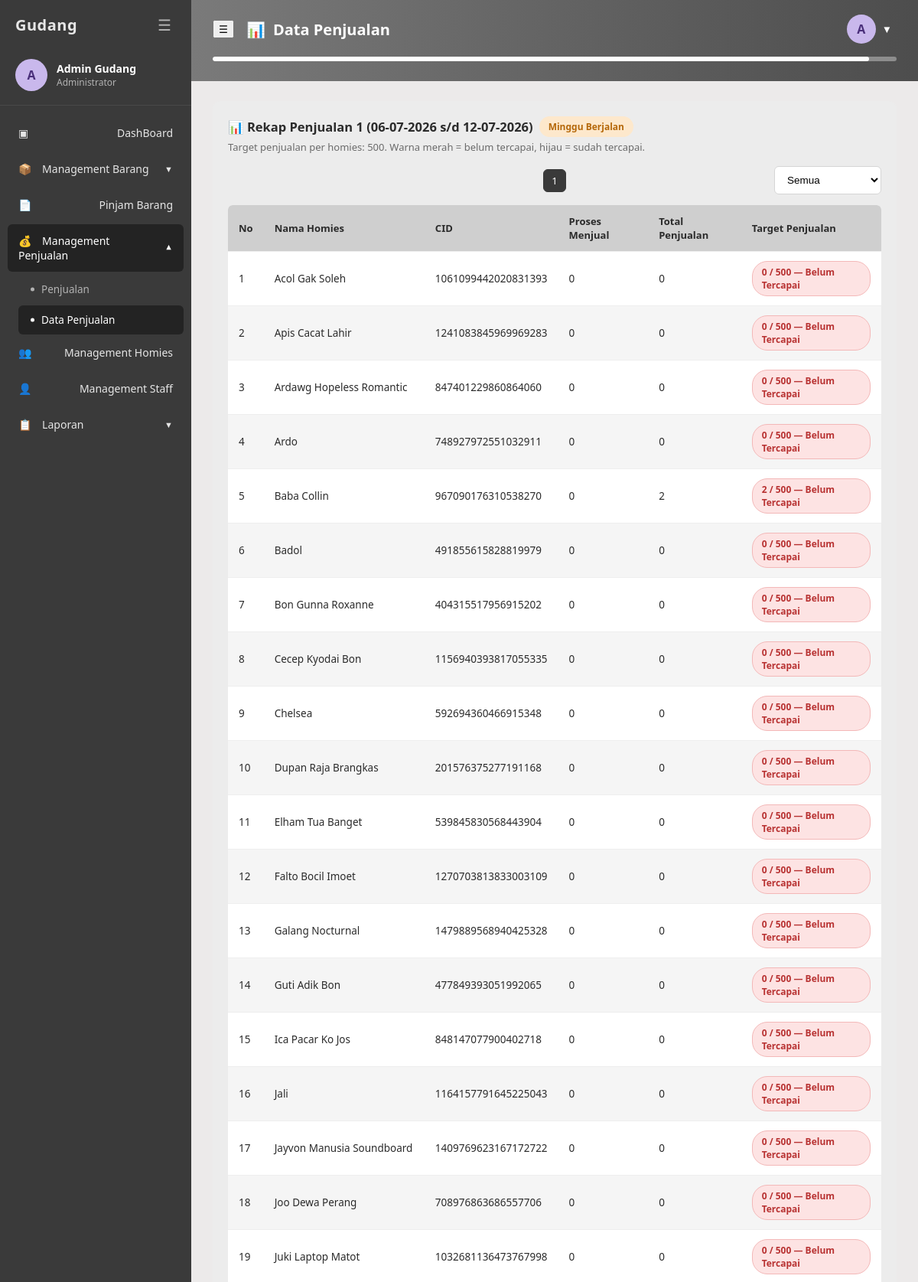
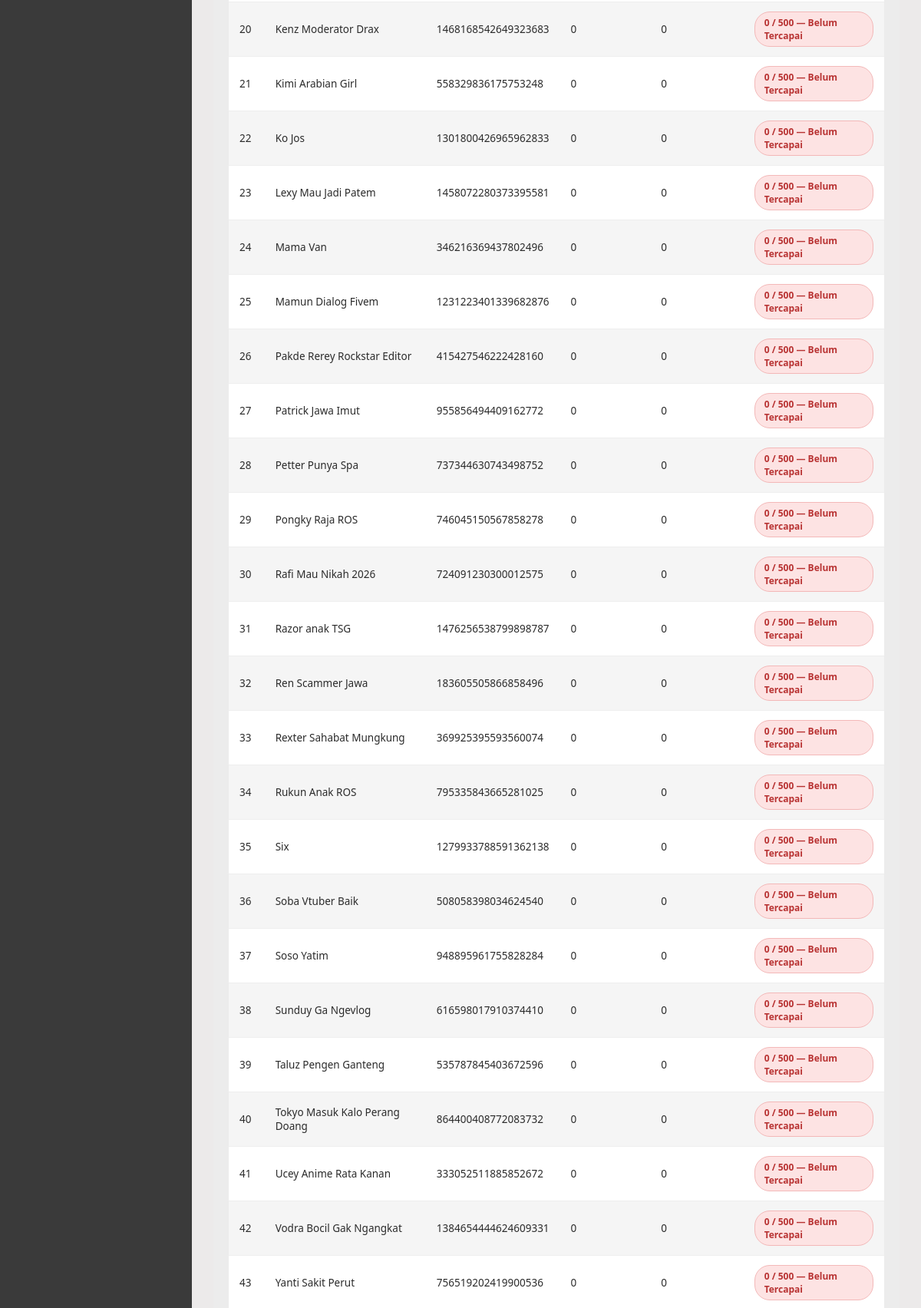
/penjualan/data_penjualan.php (signed in, upper part), run on the app's committed database (2 pictures, top to bottom).
### tables this page shows
CREATE TABLE `homies` (
  `id` int(11) NOT NULL,
  `nama` varchar(100) NOT NULL,
  `nomor_hp` varchar(20) DEFAULT NULL,
  `cid` varchar(50) NOT NULL,
  `created_at` timestamp NOT NULL DEFAULT CURRENT_TIMESTAMP
);

### includes/auth.php (called while the page is built, shortened)
<?php
function e($str) {
    return htmlspecialchars($str ?? '', ENT_QUOTES, 'UTF-8');
}

### penjualan/data_penjualan.php (the view, shortened to what this page needs)
<?php
require_once __DIR__ . '/../includes/auth.php';
$today = new DateTime();
$seninBerjalan = (clone $today)->modify('-' . (((int)$today->format('N')) - 1) . ' days')->format('Y-m-d');
$weekStarts = [$seninBerjalan => true];
$res = mysqli_query($conn, 'SELECT DISTINCT SUBDATE(tanggal_penjualan, WEEKDAY(tanggal_penjualan)) AS awal_minggu FROM penjualan');
while ($row = mysqli_fetch_assoc($res)) { $weekStarts[$row['awal_minggu']] = true; }
$weekStartList = array_keys($weekStarts);
rsort($weekStartList);
$mingguList = [];
foreach ($weekStartList as $i => $ws) {
    $mingguList[$i + 1] = [
        'start' => $ws,
        'end'   => (new DateTime($ws))->modify('+6 days')->format('Y-m-d'),
    ];
}
$mingguParam = (int)($_GET['minggu'] ?? 1);
$rangeTerpilih = $mingguList[$mingguParam];
$start = $rangeTerpilih['start'];
$end = $rangeTerpilih['end'];
$hariIni = date('Y-m-d');
$isCurrent = ($hariIni >= $start && $hariIni <= $end);
$homiesAll = [];
$res = mysqli_query($conn, 'SELECT id, nama, cid FROM homies ORDER BY nama ASC');
while ($row = mysqli_fetch_assoc($res)) { $homiesAll[] = $row; }
$proses = [];
$selesai = [];
$stmt2 = mysqli_prepare($conn, "SELECT id_homies, SUM(jumlah) AS total FROM penjualan
                                 WHERE status = 'Selesai' AND tanggal_penjualan BETWEEN ? AND ?
                                 GROUP BY id_homies");
mysqli_stmt_bind_param($stmt2, 'ss', $start, $end);
mysqli_stmt_execute($stmt2);
$r2 = mysqli_stmt_get_result($stmt2);
while ($row = mysqli_fetch_assoc($r2)) { $selesai[(int)$row['id_homies']] = (int)$row['total']; }
$rows = [];
foreach ($homiesAll as $h) {
    $total = $selesai[$h['id']] ?? 0;
    $rows[] = [
        'nama'     => $h['nama'],
        'cid'      => $h['cid'],
        'proses'   => $proses[$h['id']] ?? 0,
        'total'    => $total,
        'tercapai' => $total >= TARGET_PENJUALAN,
    ];
}
include __DIR__ . '/../includes/header.php';
?>
<div class="panel">
    <div class="panel-header">
        <div>
            <h3>&#128202; Rekap Penjualan <?= $mingguParam ?> (<?= e(date('d-m-Y', strtotime($start))) ?> s/d <?= e(date('d-m-Y', strtotime($end))) ?>)
                <?php if ($isCurrent): ?><span class="badge badge-pinjam">Minggu Berjalan</span><?php endif; ?>
            </h3>
            <p class="panel-desc">Target penjualan per homies: <?= TARGET_PENJUALAN ?>. Warna merah = belum tercapai, hijau = sudah tercapai.</p>
        </div>
    </div>
    <?php
    $totalMinggu = count($mingguList);
    $windowSize = 5;
    $winStart = max(1, $mingguParam - 2);
    $winEnd = min($totalMinggu, $winStart + $windowSize - 1);
    $winStart = max(1, $winEnd - $windowSize + 1);
    ?>
    <div class="pagination-toolbar">
        <div class="pagination">
            <?php for ($n = $winStart; $n <= $winEnd; $n++): ?>
                <?php $w = $mingguList[$n]; ?>
                <a href="?minggu=<?= $n ?>"
                   class="<?= $n === $mingguParam ? 'active' : '' ?>"
                   title="<?= e(date('d-m-Y', strtotime($w['start']))) ?> s/d <?= e(date('d-m-Y', strtotime($w['end']))) ?><?= $n === 1 ? ' (Berjalan)' : '' ?>">
                    <?= $n ?>
                </a>
            <?php endfor; ?>
        </div>
        <select id="filterStatus" class="select-sort">
            <option value="semua">Semua</option>
        </select>
    </div>
    <table class="data-table" id="dataPenjualanTable">
        <thead>
            <tr>
                <th>No</th>
                <th>Nama Homies</th>
                <th>CID</th>
                <th>Proses Menjual</th>
                <th>Total Penjualan</th>
                <th>Target Penjualan</th>
            </tr>
        </thead>
        <tbody>
            <?php if (empty($rows)): ?>
                <tr><td colspan="6" style="text-align:center; color:var(--text-muted);">Belum ada homies terdaftar.</td></tr>
            <?php else: ?>
                <?php foreach ($rows as $i => $r): ?>
                <tr data-status="<?= $r['tercapai'] ? 'tercapai' : 'belum' ?>">
                    <td><?= $i + 1 ?></td>
                    <td><?= e($r['nama']) ?></td>
                    <td><?= e($r['cid']) ?></td>
                    <td><?= (int)$r['proses'] ?></td>
                    <td><?= (int)$r['total'] ?></td>
                    <td>
                        <span class="badge <?= $r['tercapai'] ? 'badge-kembali' : 'badge-senjata' ?>">
                            <?= (int)$r['total'] ?> / <?= TARGET_PENJUALAN ?> &mdash; <?= $r['tercapai'] ? 'Tercapai' : 'Belum Tercapai' ?>
                        </span>
                    </td>
                </tr>
                <?php endforeach; ?>
            <?php endif; ?>
        </tbody>
    </table>
</div>
<?php include __DIR__ . '/../includes/footer.php'; ?>

### assets/css/style.css (style rules this page uses)
:root { --sidebar-bg: #3a3a3a; --sidebar-bg-active: #232323; --sidebar-text: #e6e6e6; --sidebar-text-muted: #b3b3b3; --header-grad-start: #7a7a7a; --header-grad-end: #4d4d4d; --page-bg: #eceaea; --panel-bg: #e2e2e2; --panel-bg-light: #ececec; --blue-light: #a9d3f5; --blue-light-2: #bcdcf8; --blue-accent: #3f8cd6; --purple-grad-start: #4b6cf5; --purple-grad-end: #1c1140; --text-dark: #2b2b2b; --text-muted: #6b6b6b; --white: #ffffff; --border-color: #d5d5d5; --danger: #c0392b; --success: #2f9e44; --radius-sm: 6px; --radius-md: 10px; --radius-lg: 14px; --sidebar-width: 250px; }
* { box-sizing: border-box; }
html, body { margin: 0; padding: 0; font-family: 'Segoe UI', Roboto, Helvetica, Arial, sans-serif; background: var(--page-bg); color: var(--text-dark); }
a { text-decoration: none; color: inherit; }
.panel { background: var(--panel-bg-light); border-radius: var(--radius-md); padding: 20px; margin-bottom: 22px; }
.panel-header { display: flex; align-items: center; justify-content: space-between; margin-bottom: 16px; }
.panel-header h3 { display: flex; align-items: center; gap: 8px; margin: 0; font-size: 16.5px; }
.panel-desc { margin: 4px 0 0; font-size: 13px; color: var(--text-muted); }
.select-sort { padding: 9px 12px; border-radius: var(--radius-sm); border: 1px solid var(--border-color); background: #fff; font-size: 13.5px; }
table.data-table { width: 100%; border-collapse: collapse; background: #fff; border-radius: var(--radius-sm); overflow: hidden; }
table.data-table thead th { background: #cfcfcf; text-align: left; padding: 12px 14px; font-size: 13px; font-weight: 700; color: var(--text-dark); }
table.data-table tbody td { padding: 12px 14px; font-size: 13.5px; border-top: 1px solid #eee; color: var(--text-dark); }
table.data-table tbody tr:nth-child(even) { background: #f5f5f5; }
.pagination { display: flex; align-items: center; gap: 6px; }
.pagination-toolbar { display: grid; grid-template-columns: 1fr auto 1fr; align-items: center; gap: 12px; margin-bottom: 14px; }
.pagination-toolbar .select-sort { justify-self: end; }
.pagination a, .pagination span { width: 30px; height: 30px; display: flex; align-items: center; justify-content: center; border-radius: 6px; background: #fff; border: 1px solid var(--border-color); font-size: 13px; color: var(--text-dark); }
.pagination a.active, .pagination span.active { background: var(--sidebar-bg); color: #fff; border-color: var(--sidebar-bg); }
.badge { display: inline-block; padding: 5px 12px; border-radius: 20px; font-size: 12px; font-weight: 600; }
.badge-pinjam { background: #fde8cc; color: #b5680a; }
.badge-senjata { background: #fde3e3; color: #b83232; border: 1px solid #f3b8b8; }

### data on the page
homies: nama "Acol Gak Soleh", cid "1061099442020831393", proses "0", total "0"
homies: nama "Apis Cacat Lahir", cid "1241083845969969283", proses "0", total "0"
homies: nama "Ardawg Hopeless Romantic", cid "847401229860864060", proses "0", total "0"
homies: nama "Ardo", cid "748927972551032911", proses "0", total "0"
homies: nama "Baba Collin", cid "967090176310538270", proses "0", total "2"
homies: nama "Badol", cid "491855615828819979", proses "0", total "0"
homies: nama "Bon Gunna Roxanne", cid "404315517956915202", proses "0", total "0"
homies: nama "Cecep Kyodai Bon", cid "1156940393817055335", proses "0", total "0"
homies: nama "Chelsea", cid "592694360466915348", proses "0", total "0"
homies: nama "Dupan Raja Brangkas", cid "201576375277191168", proses "0", total "0"
homies: nama "Elham Tua Banget", cid "539845830568443904", proses "0", total "0"
homies: nama "Falto Bocil Imoet", cid "1270703813833003109", proses "0", total "0"
homies: nama "Galang Nocturnal", cid "1479889568940425328", proses "0", total "0"
homies: nama "Guti Adik Bon", cid "477849393051992065", proses "0", total "0"
homies: nama "Ica Pacar Ko Jos", cid "848147077900402718", proses "0", total "0"
homies: nama "Jali", cid "1164157791645225043", proses "0", total "0"
homies: nama "Jayvon Manusia Soundboard", cid "1409769623167172722", proses "0", total "0"
homies: nama "Joo Dewa Perang", cid "708976863686557706", proses "0", total "0"
homies: nama "Juki Laptop Matot", cid "1032681136473767998", proses "0", total "0"
homies: nama "Kenz Moderator Drax", cid "1468168542649323683", proses "0", total "0"
homies: nama "Kimi Arabian Girl", cid "558329836175753248", proses "0", total "0"
homies: nama "Ko Jos", cid "1301800426965962833", proses "0", total "0"
homies: nama "Lexy Mau Jadi Patem", cid "1458072280373395581", proses "0", total "0"
homies: nama "Mama Van", cid "346216369437802496", proses "0", total "0"
homies: nama "Mamun Dialog Fivem", cid "1231223401339682876", proses "0", total "0"
homies: nama "Pakde Rerey Rockstar Editor", cid "415427546222428160", proses "0", total "0"
homies: nama "Patrick Jawa Imut", cid "955856494409162772", proses "0", total "0"
homies: nama "Petter Punya Spa", cid "737344630743498752", proses "0", total "0"
homies: nama "Pongky Raja ROS", cid "746045150567858278", proses "0", total "0"
homies: nama "Rafi Mau Nikah 2026", cid "724091230300012575", proses "0", total "0"
homies: nama "Razor anak TSG", cid "1476256538799898787", proses "0", total "0"
homies: nama "Ren Scammer Jawa", cid "183605505866858496", proses "0", total "0"
homies: nama "Rexter Sahabat Mungkung", cid "369925395593560074", proses "0", total "0"
homies: nama "Rukun Anak ROS", cid "795335843665281025", proses "0", total "0"
homies: nama "Six", cid "1279933788591362138", proses "0", total "0"
homies: nama "Soba Vtuber Baik", cid "508058398034624540", proses "0", total "0"
homies: nama "Soso Yatim", cid "948895961755828284", proses "0", total "0"
homies: nama "Sunduy Ga Ngevlog", cid "616598017910374410", proses "0", total "0"
homies: nama "Taluz Pengen Ganteng", cid "535787845403672596", proses "0", total "0"
homies: nama "Tokyo Masuk Kalo Perang Doang", cid "864400408772083732", proses "0", total "0"
homies: nama "Ucey Anime Rata Kanan", cid "333052511885852672", proses "0", total "0"
homies: nama "Vodra Bocil Gak Ngangkat", cid "1384654444624609331", proses "0", total "0"
homies: nama "Yanti Sakit Perut", cid "756519202419900536", proses "0", total "0"

### other printed values
$initial "A"
$u['full_name'] "Admin Gudang"
role_label() "Administrator"
$page_icon "📊"
$page_header "Data Penjualan"
$mingguParam "1"
date('d-m-Y', strtotime($start)) "06-07-2026"
date('d-m-Y', strtotime($end)) "12-07-2026"
TARGET_PENJUALAN "500"
